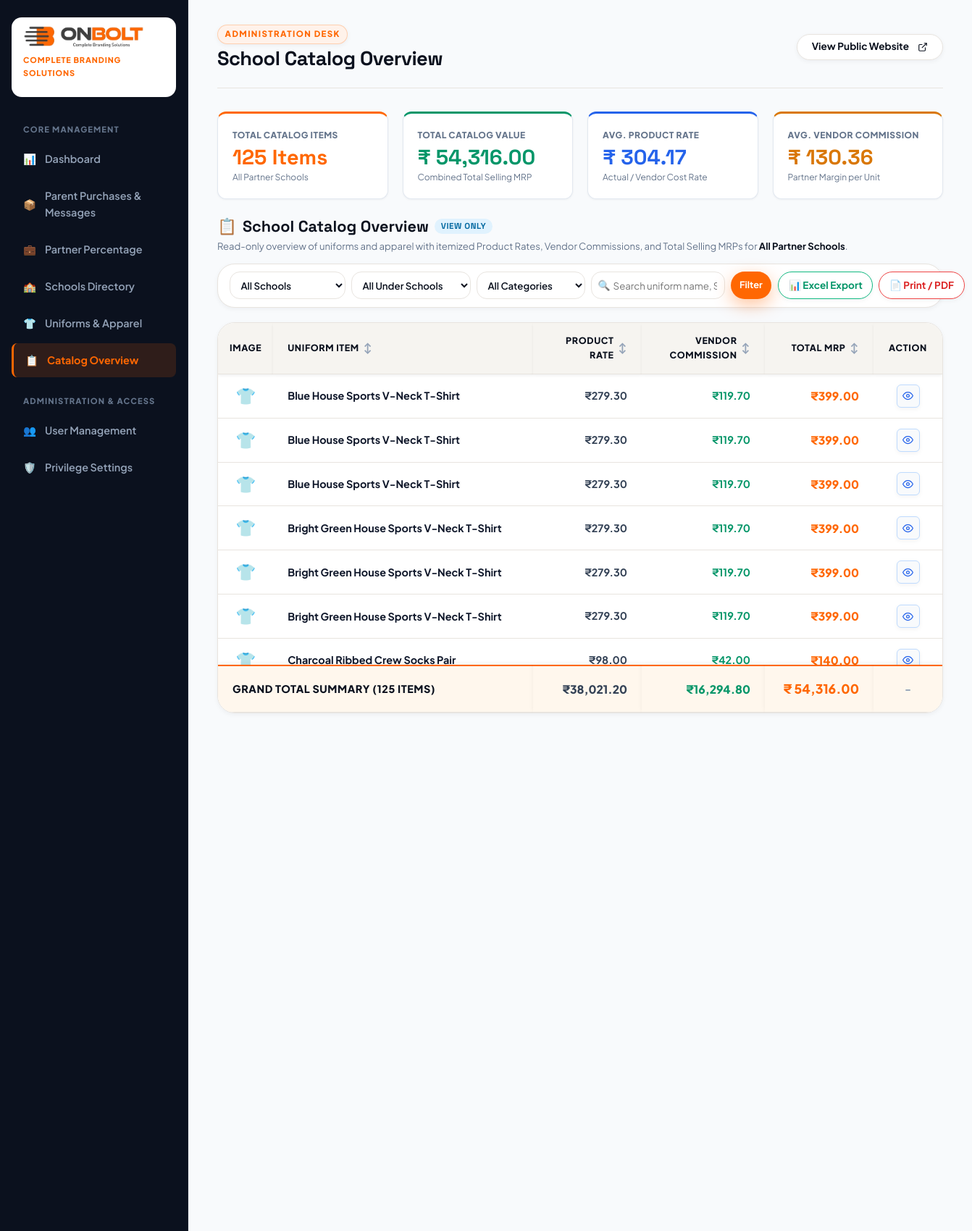
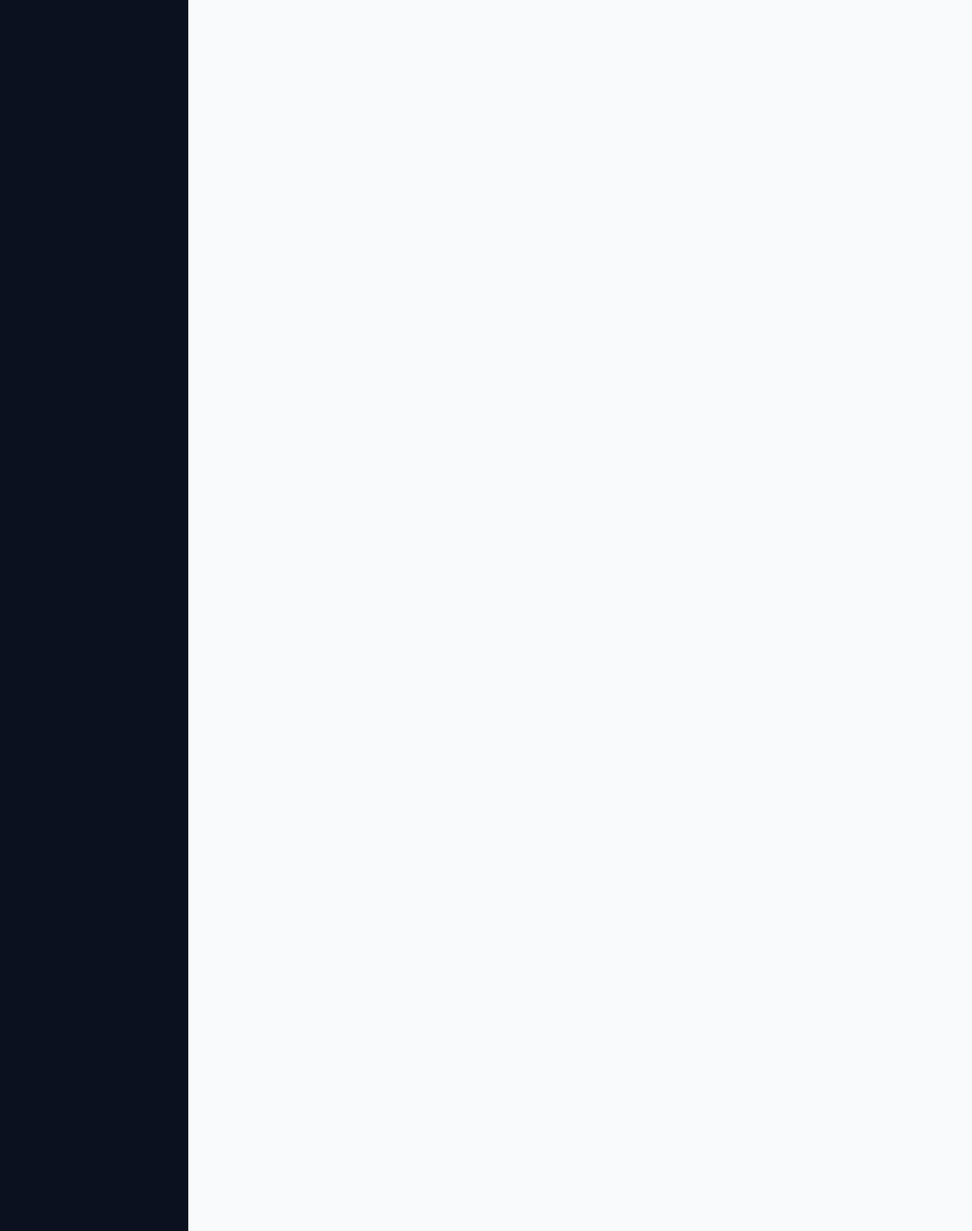
The page /admin/catalog_overview.php (signed in, upper part) on the database its author committed (2 pictures, top to bottom).
### tables this page shows
CREATE TABLE `school_products` (
  `id` int(10) unsigned NOT NULL AUTO_INCREMENT,
  `school_id` int(10) unsigned NOT NULL,
  `product_id` int(10) unsigned NOT NULL,
  `custom_price` decimal(10,2) DEFAULT NULL,
  `actual_price` decimal(10,2) DEFAULT NULL,
  `vendor_commission` decimal(10,2) DEFAULT NULL,
  `vendor_price` decimal(10,2) DEFAULT NULL,
  `partner_percentage` decimal(5,2) NOT NULL DEFAULT 30.00,
  `is_mandatory` tinyint(1) NOT NULL DEFAULT 0,
  `applicable_grades` varchar(255) NOT NULL DEFAULT 'All Classes',
  `status` tinyint(1) NOT NULL DEFAULT 1,
  `created_at` timestamp NOT NULL DEFAULT current_timestamp(),
  PRIMARY KEY (`id`),
  UNIQUE KEY `uq_sp_school_prod` (`school_id`,`product_id`),
  KEY `fk_sp_product` (`product_id`),
  CONSTRAINT `fk_sp_product` FOREIGN KEY (`product_id`) REFERENCES `products` (`id`) ON DELETE CASCADE,
  CONSTRAINT `fk_sp_school` FOREIGN KEY (`school_id`) REFERENCES `schools` (`id`) ON DELETE CASCADE
);

CREATE TABLE `products` (
  `id` int(10) unsigned NOT NULL AUTO_INCREMENT,
  `category_id` int(10) unsigned DEFAULT NULL,
  `name` varchar(180) NOT NULL,
  `slug` varchar(180) NOT NULL,
  `sku` varchar(80) NOT NULL,
  `description` text DEFAULT NULL,
  `short_description` varchar(255) DEFAULT NULL,
  `price` decimal(10,2) NOT NULL DEFAULT 0.00,
  `actual_price` decimal(10,2) DEFAULT NULL,
  `vendor_commission` decimal(10,2) DEFAULT NULL,
  `vendor_price` decimal(10,2) DEFAULT NULL,
  `partner_percentage` decimal(5,2) NOT NULL DEFAULT 30.00,
  `discount_price` decimal(10,2) DEFAULT NULL,
  `is_global` tinyint(1) NOT NULL DEFAULT 1,
  `is_kit` tinyint(1) NOT NULL DEFAULT 0,
  `featured_image` varchar(255) DEFAULT NULL,
  `size_chart_image` varchar(255) DEFAULT NULL,
  `available_sizes` varchar(255) DEFAULT NULL,
  `gender` enum('all','boy','girl') NOT NULL DEFAULT 'all',
  `uniform_group` enum('academic','sports','accessories') NOT NULL DEFAULT 'academic',
  `sort_order` int(11) NOT NULL DEFAULT 0,
  `status` tinyint(1) NOT NULL DEFAULT 1,
  `created_at` timestamp NOT NULL DEFAULT current_timestamp(),
  `updated_at` timestamp NOT NULL DEFAULT current_timestamp() ON UPDATE current_timestamp(),
  PRIMARY KEY (`id`),
  UNIQUE KEY `uq_products_slug` (`slug`),
  UNIQUE KEY `uq_products_sku` (`sku`),
  KEY `idx_products_cat` (`category_id`),
  KEY `idx_products_status` (`status`)
);

### admin/catalog_overview.php (the view, shortened to what the rows shown need)
<?php
$pdo = getDbConnection();
$whereClauses = ["p.status = 1"];
$params = [];
$whereSql = implode(' AND ', $whereClauses);
$sql = "SELECT
            sp.id AS sp_id,
            sp.school_id,
            s.name AS school_name,
            s.parent_id,
            p_school.name AS parent_school_name,
            p.id AS product_id,
            p.name AS item_name,
            p.sku,
            p.description,
            p.short_description,
            p.featured_image,
            p.available_sizes,
            p.is_kit,
            COALESCE(c.name, 'General Uniform') AS category_name,
            COALESCE(sp.actual_price, p.actual_price, p.vendor_price, ROUND(COALESCE(sp.custom_price, p.price) * 0.70, 2)) AS product_rate,
            COALESCE(sp.vendor_commission, p.vendor_commission, ROUND(COALESCE(sp.custom_price, p.price) - COALESCE(sp.actual_price, p.actual_price, p.vendor_price, p.price * 0.70), 2)) AS vendor_commission,
            COALESCE(sp.custom_price, p.price) AS total_mrp,
            sp.is_mandatory
        FROM school_products sp
        JOIN products p ON sp.product_id = p.id
        JOIN schools s ON sp.school_id = s.id
        LEFT JOIN schools p_school ON s.parent_id = p_school.id
        LEFT JOIN product_categories c ON p.category_id = c.id
        WHERE {$whereSql}
        ORDER BY s.name ASC, p.name ASC";
$stmt = $pdo->prepare($sql);
$stmt->execute($params);
$catalogRows = $stmt->fetchAll(PDO::FETCH_ASSOC);
    ?>
    <?php
require_once __DIR__ . '/header.php';
?>
<div style="max-width: 1200px; margin: 0 auto;">
    <div class="table-scroll-frame" style="max-height: 540px; overflow-y: auto; overflow-x: hidden; position: relative; background:#fff; border-radius:var(--radius-lg); border:1px solid var(--brand-border); box-shadow:var(--shadow-sm);">
        <table id="catalog-overview-table" class="admin-table" style="width:100%; margin:0; border:none; border-radius:0; border-collapse:separate; border-spacing:0;">
            <thead>
                <tr style="border-bottom:2px solid var(--brand-border);">
                    <th style="position:sticky; top:0; z-index:20; background:var(--brand-surface-alt); padding:0.95rem 1rem; font-size:0.78rem; font-weight:800; color:var(--brand-dark); width:60px; text-align:center;">
                        IMAGE
                    </th>
                    <th onclick="sortCatalogTable('name', this)" style="position:sticky; top:0; z-index:20; background:var(--brand-surface-alt); padding:0.95rem 1.25rem; font-size:0.78rem; font-weight:800; color:var(--brand-dark); cursor:pointer; user-select:none;" title="Click to sort by Item Name">
                        <div style="display:inline-flex; align-items:center; gap:6px;">
                            <span>UNIFORM ITEM</span>
                            <span class="sort-icon" style="font-size:0.85rem; color:#94A3B8;">↕</span>
                        </div>
                    </th>
                    <th onclick="sortCatalogTable('rate', this)" style="position:sticky; top:0; z-index:20; background:var(--brand-surface-alt); padding:0.95rem 1.25rem; font-size:0.78rem; font-weight:800; color:var(--brand-dark); text-align:right; width:150px; cursor:pointer; user-select:none;" title="Click to sort by Product Rate (Vendor Cost)">
                        <div style="display:inline-flex; align-items:center; justify-content:flex-end; gap:6px; width:100%;">
                            <span>PRODUCT RATE</span>
                            <span class="sort-icon" style="font-size:0.85rem; color:#94A3B8;">↕</span>
                        </div>
                    </th>
                    <th onclick="sortCatalogTable('commission', this)" style="position:sticky; top:0; z-index:20; background:var(--brand-surface-alt); padding:0.95rem 1.25rem; font-size:0.78rem; font-weight:800; color:var(--brand-dark); text-align:right; width:170px; cursor:pointer; user-select:none;" title="Click to sort by Vendor Commission">
                        <div style="display:inline-flex; align-items:center; justify-content:flex-end; gap:6px; width:100%;">
                            <span>VENDOR COMMISSION</span>
                            <span class="sort-icon" style="font-size:0.85rem; color:#94A3B8;">↕</span>
                        </div>
                    </th>
                    <th onclick="sortCatalogTable('mrp', this)" style="position:sticky; top:0; z-index:20; background:var(--brand-surface-alt); padding:0.95rem 1.25rem; font-size:0.78rem; font-weight:800; color:var(--brand-dark); text-align:right; width:150px; cursor:pointer; user-select:none;" title="Click to sort by Total MRP">
                        <div style="display:inline-flex; align-items:center; justify-content:flex-end; gap:6px; width:100%;">
                            <span>TOTAL MRP</span>
                            <span class="sort-icon" style="font-size:0.85rem; color:#94A3B8;">↕</span>
                        </div>
                    </th>
                    <th style="position:sticky; top:0; z-index:20; background:var(--brand-surface-alt); padding:0.95rem 1rem; font-size:0.78rem; font-weight:800; color:var(--brand-dark); text-align:center; width:95px;">
                        ACTION
                    </th>
                </tr>
            </thead>
            <tbody id="catalog-table-body">
                <?php if (empty($catalogRows)): ?>
                    <tr>
                        <td colspan="6" style="text-align:center; padding:3.5rem 1.5rem; color:var(--brand-muted);">
                            <div style="font-size:2.5rem; margin-bottom:0.5rem;">👕</div>
                            <div style="font-weight:700; font-size:1rem; color:#334155;">No catalog items found matching your filters.</div>
                            <div style="font-size:0.82rem; color:#94A3B8; margin-top:0.3rem;">Try selecting another school or clear your search filters.</div>
                        </td>
                    </tr>
                <?php else: ?>
                    <?php foreach ($catalogRows as $row): ?>
                        <?php
                            $fullSchoolDisplay = !empty($row['parent_school_name'])
                                ? $row['parent_school_name'] . ' • ' . $row['school_name']
                                : $row['school_name'];
                            $imgSrc = !empty($row['featured_image']) ? BASE_URL . '/' . ltrim($row['featured_image'], '/') : '';
                            $modalData = htmlspecialchars(json_encode([
                                'name' => $row['item_name'],
                                'sku' => $row['sku'],
                                'category' => $row['category_name'],
                                'school' => $fullSchoolDisplay,
                                'product_rate' => number_format((float)$row['product_rate'], 2),
                                'vendor_commission' => number_format((float)$row['vendor_commission'], 2),
                                'total_mrp' => number_format((float)$row['total_mrp'], 2),
                                'sizes' => $row['available_sizes'] ?? 'N/A',
                                'description' => $row['description'] ?? $row['short_description'] ?? 'No additional description provided.',
                                'image' => $imgSrc,
                                'is_mandatory' => (bool)$row['is_mandatory'],
                                'is_kit' => (bool)$row['is_kit']
                            ]), ENT_QUOTES, 'UTF-8');
                        ?>
                        <tr class="catalog-data-row"
                            data-name="<?= htmlspecialchars(strtolower($row['item_name'])) ?>"
                            data-rate="<?= (float)$row['product_rate'] ?>"
                            data-commission="<?= (float)$row['vendor_commission'] ?>"
                            data-mrp="<?= (float)$row['total_mrp'] ?>">
                            <td style="padding:0.75rem 1rem; text-align:center; vertical-align:middle;">
                            </td>
                            <td style="padding:0.75rem 1.25rem; vertical-align:middle;">
                                <div style="font-weight:700; color:#0F172A; font-size:0.9rem; line-height:1.3;">
                                    <?= htmlspecialchars($row['item_name']) ?>
                                </div>
                            </td>
                            <td style="padding:0.75rem 1.25rem; text-align:right; vertical-align:middle; font-weight:700; color:#334155; font-size:0.9rem;">
                                ₹<?= number_format((float)$row['product_rate'], 2) ?>
                            </td>
                            <td style="padding:0.75rem 1.25rem; text-align:right; vertical-align:middle; font-weight:700; color:#059669; font-size:0.9rem;">
                                ₹<?= number_format((float)$row['vendor_commission'], 2) ?>
                            </td>
                            <td style="padding:0.75rem 1.25rem; text-align:right; vertical-align:middle; font-weight:900; color:var(--brand-primary); font-size:0.98rem;">
                                ₹<?= number_format((float)$row['total_mrp'], 2) ?>
                            </td>
                            <td style="padding:0.75rem 1rem; text-align:center; vertical-align:middle;">
                                <button type="button"
                                        onclick="openCatalogItemModal(this)"
                                        data-item='<?= $modalData ?>'
                                        class="btn btn-outline btn-sm"
                                        style="width:32px; height:32px; padding:0; display:inline-flex; align-items:center; justify-content:center; color:#2563EB; border-color:#BFDBFE; background:#F8FAFC; border-radius:6px; cursor:pointer;"
                                        title="View Item Details">
                                    <svg width="15" height="15" viewBox="0 0 24 24" fill="none" stroke="currentColor" stroke-width="2" stroke-linecap="round" stroke-linejoin="round">
                                        <path d="M1 12s4-8 11-8 11 8 11 8-4 8-11 8-11-8-11-8z"></path>
                                        <circle cx="12" cy="12" r="3"></circle>
                                    </svg>
                                </button>
                            </td>
                        </tr>
                    <?php endforeach; ?>
                <?php endif; ?>
            </tbody>
        </table>
    </div>
</div>
<?php require_once __DIR__ . '/footer.php'; ?>

### rows shown on the page
school_products: product.name "Blue House Sports V-Neck T-Shirt", product_rate "279.30", vendor_commission "119.70", total_mrp "399.00"
school_products: product.name "Blue House Sports V-Neck T-Shirt", product_rate "279.30", vendor_commission "119.70", total_mrp "399.00"
school_products: product.name "Blue House Sports V-Neck T-Shirt", product_rate "279.30", vendor_commission "119.70", total_mrp "399.00"
school_products: product.name "Bright Green House Sports V-Neck T-Shirt", product_rate "279.30", vendor_commission "119.70", total_mrp "399.00"
school_products: product.name "Bright Green House Sports V-Neck T-Shirt", product_rate "279.30", vendor_commission "119.70", total_mrp "399.00"
school_products: product.name "Bright Green House Sports V-Neck T-Shirt", product_rate "279.30", vendor_commission "119.70", total_mrp "399.00"
school_products: product.name "Charcoal Ribbed Crew Socks Pair", product_rate "98.00", vendor_commission "42.00", total_mrp "140.00"

### other values the page prints
$adminTitle "School Catalog Overview"
$totalItems "125"
$activeSchoolDisplay "All Partner Schools"
formatCurrency($totalMRP) "₹ 54,316.00"
formatCurrency($avgProductRate) "₹ 304.17"
formatCurrency($avgCommission) "₹ 130.36"
$totalProductRate "38,021.20"
$totalCommission "16,294.80"
